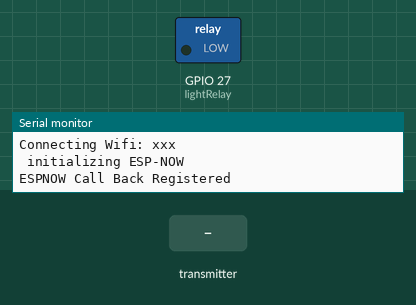
Bench run of a sketch on a simulated ESP32. Shown: switched loads named in the sketch (green lamp = pin HIGH), the last lines printed to the serial monitor. Inputs (shaded band) come from the test bench. A WiFi scan finds three made-up networks.

Above: at 3.2 s.
3.3 s: the transmitter starts sending temperature = 0
At 4.0 s:
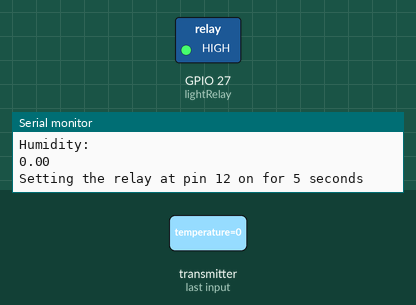
Timing chart, 0 to 18.9 s (numbered marks = the images above; inputs shaded):
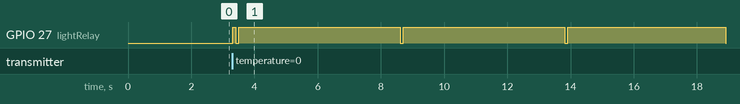

The sketch:

insideOB_gh.ino
```cpp
/*
  Rui Santos (ty rui B))
  Complete project details at https://RandomNerdTutorials.com/telegram-esp32-motion-detection-arduino/

  Project created using Brian Lough's Universal Telegram Bot Library: https://github.com/witnessmenow/Universal-Arduino-Telegram-Bot
*/

#include <WiFi.h>
#include <WiFiClientSecure.h>
#include <ArduinoJson.h>
#include "driver/adc.h"
#include "esp_sleep.h"
#include "driver/gpio.h"
#include <esp_now.h>
#include <esp_wifi.h>
#include <esp_bt.h>
#include <HTTPClient.h>
#include <time.h>

const long  gmtOffset_sec = 19800;
const int   daylightOffset_sec = 0;


typedef struct broadcastMessage {
    float temperature;
    float humidity;
} broadcastMessage;


broadcastMessage message;

esp_now_peer_info_t peerInfo; // required by espNow

// Network credentials
const char* ssid = "xxx";
const char* password = "xxx";
String GOOGLE_SCRIPT_ID = "xxx";

WiFiClientSecure client;

const int lightRelay = 27; // Light Relay

// callback when data is recieved
void OnDataRecv(const uint8_t * mac, const uint8_t *incomingData, int len) {
  Serial.println("Entered OnDataRecv");
  memcpy(&message, incomingData, sizeof(message));
  Serial.println(WiFi.status());
  Serial.println("--Message received--");
  Serial.println("Temperature: ");
  Serial.println(message.temperature);
  Serial.println("Humidity: ");
  Serial.println(message.humidity);
  WiFi.printDiag(Serial);

  // Activate the Light for our viewing pleasure
  Serial.println("Setting the relay at pin 12 on for 5 seconds");
  digitalWrite(lightRelay, HIGH);
  delay(100);
  digitalWrite(lightRelay, LOW);
  delay(100);
  digitalWrite(lightRelay, HIGH);
  delay(5000);
  digitalWrite(lightRelay, LOW);
}


int32_t getWiFiChannel(const char *ssid) {
  if (int32_t n = WiFi.scanNetworks()) {
      for (uint8_t i=0; i<n; i++) {
          if (!strcmp(ssid, WiFi.SSID(i).c_str())) {
              return WiFi.channel(i);
          }
      }
  }
  return 0;
}


void setup() {
  Serial.begin(115200);
  Serial.println(WiFi.macAddress());

  pinMode(lightRelay, OUTPUT);

  // Attempt to connect to Wifi network:
  Serial.print("Connecting Wifi: ");
  Serial.println(ssid);

  WiFi.mode(WIFI_STA);
  int32_t channel = getWiFiChannel(ssid);
  WiFi.printDiag(Serial); // Uncomment to verify channel number before
  esp_wifi_set_promiscuous(true);
  esp_wifi_set_channel(channel, WIFI_SECOND_CHAN_NONE);
  esp_wifi_set_promiscuous(false);
  WiFi.printDiag(Serial); // Uncomment to verify channel change after
  Serial.println(" initializing ESP-NOW");

  // Init ESP-NOW
  if (esp_now_init() != ESP_OK) {
    Serial.println("Error initializing ESP-NOW");
    return;
  }
  // Once ESPNow is successfully Init, we will register for recv CB to
  // get recv packer info
  esp_now_register_recv_cb(OnDataRecv);
  Serial.println("ESPNOW Call Back Registered");
}

void loop() {
}
```

Measured:
- after the input at 3.3 s, GPIO 27 (lightRelay): goes HIGH 0.10 s, LOW 0.10 s, HIGH 5.1 s, LOW 0.10 s, then HIGH, starting at once
